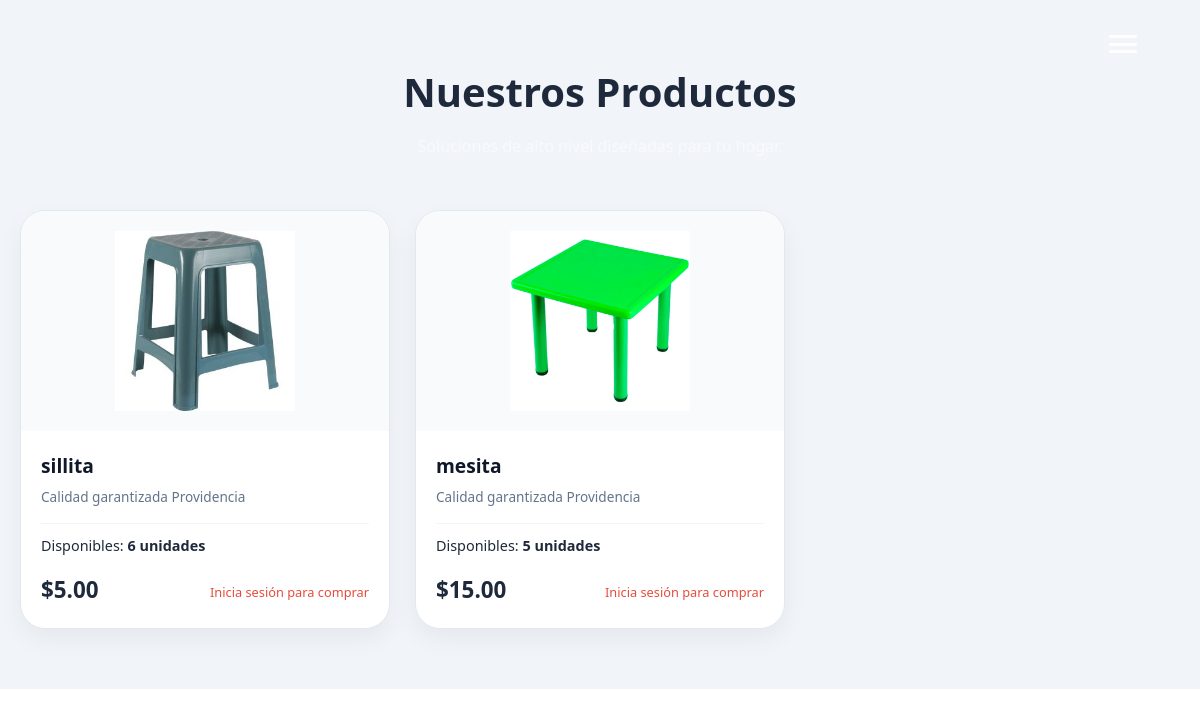
The page /index.php?action=ver_catalogo on the database as committed earlier.
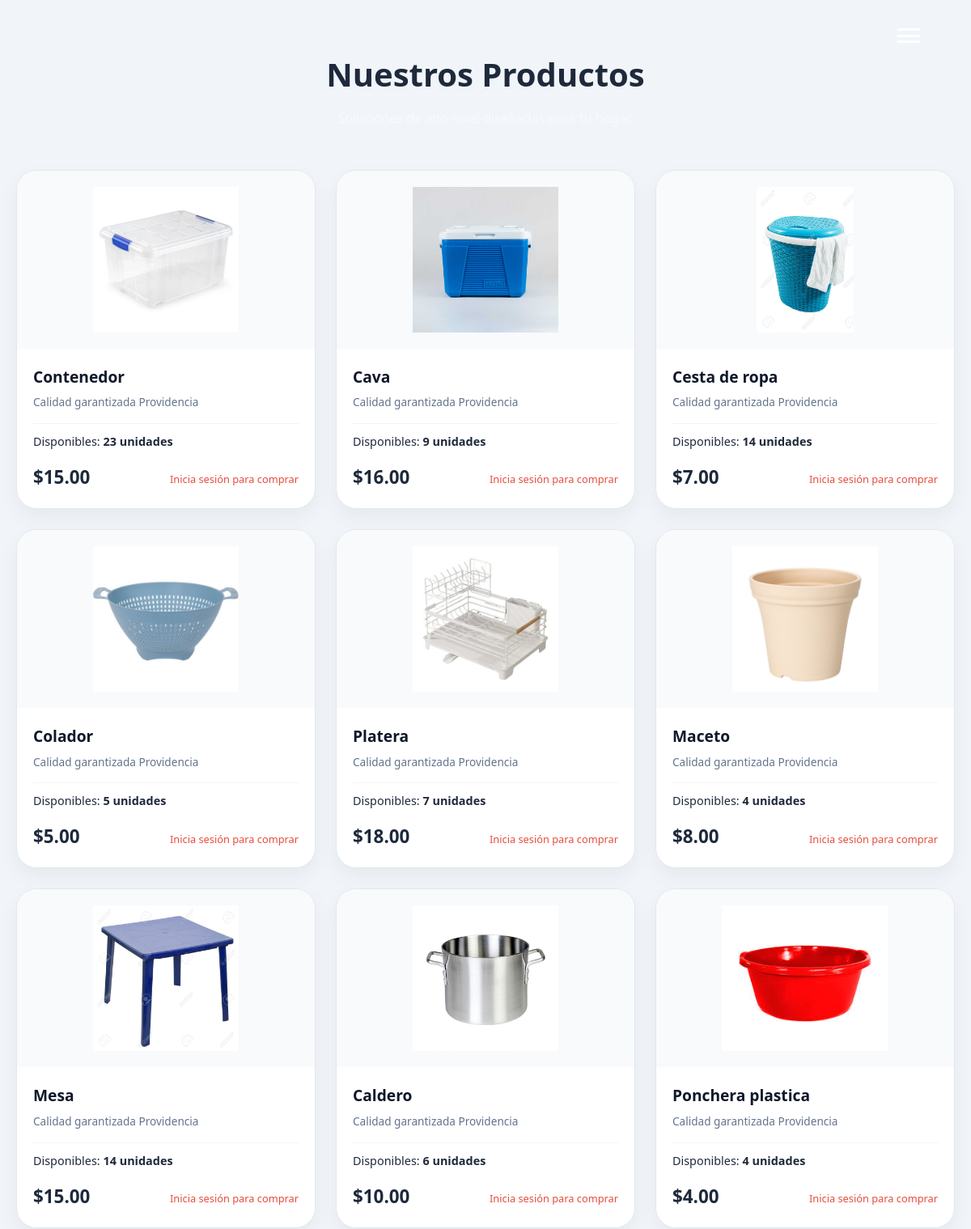
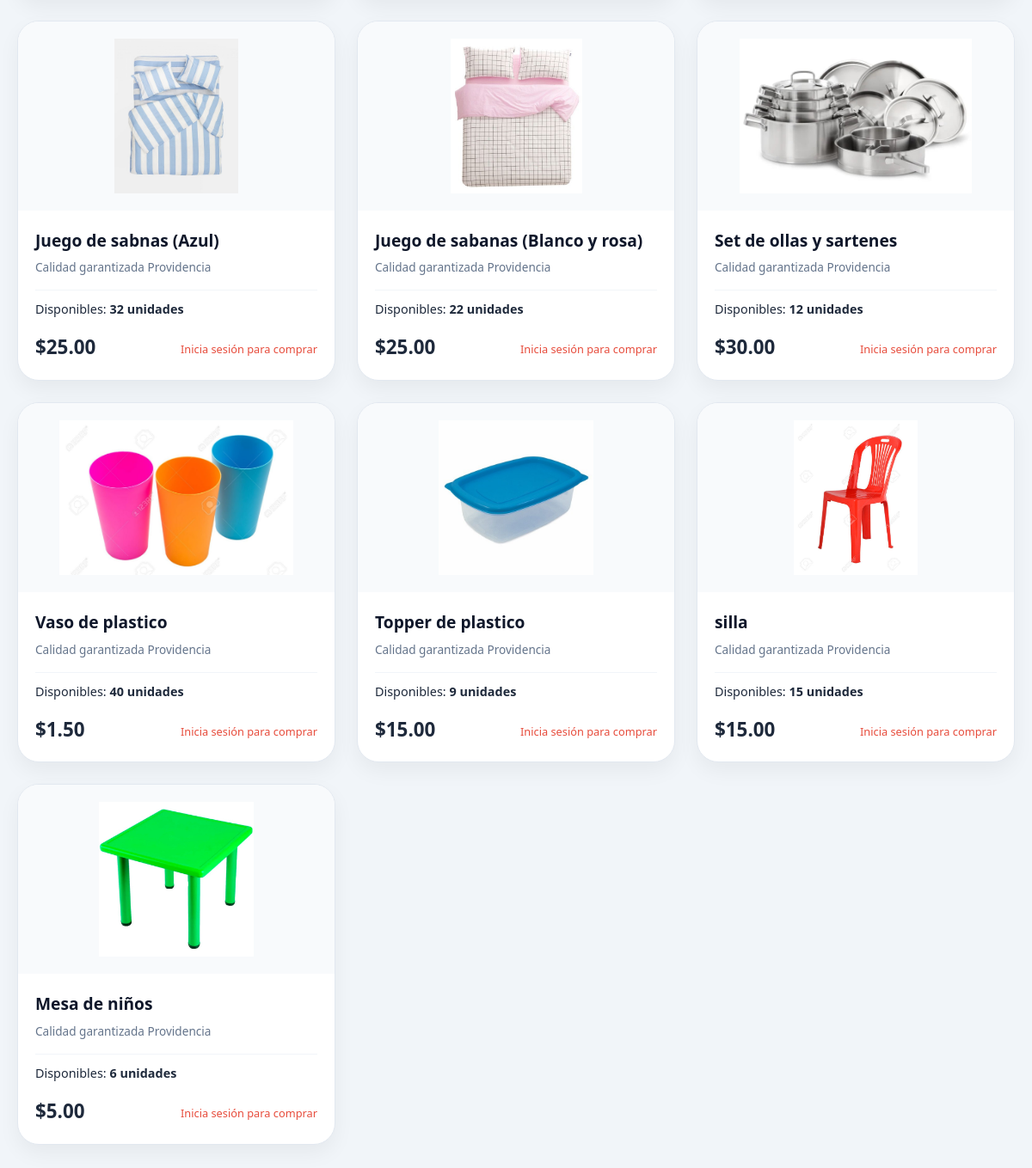
The same page on the database as committed later (2 pictures, top to bottom).
### tables this page shows
CREATE TABLE `productos` (
  `id` int(11) NOT NULL,
  `nombre_producto` varchar(150) NOT NULL,
  `descripcion` text DEFAULT NULL,
  `precio` decimal(10,2) NOT NULL,
  `stock` int(11) NOT NULL DEFAULT 0,
  `imagen` varchar(255) DEFAULT NULL,
  `id_categoria` int(11) DEFAULT NULL,
  `estado` int(11) DEFAULT 1
);

### controllers/AdminControllers.php (called while the page is built, shortened)
<?php
class AdminControllers {
    private $productoModelo;
    public function __construct() {
        require_once 'models/ProductoModel.php';
        $this->productoModelo = new ProductoModel();
    }
    public function catalogo() {
    $listaProductos = $this->productoModelo->obtenerProductos();
    require_once 'views/catalogo.php';
}
}

### config/db.php (called while the page is built)
<?php
class Database {
    public static function connect() {
        $host = "localhost";
        $db_name = "la_providencia";
        $user = "root";
        $pass = "";
        try {
            $conexion = new PDO("mysql:host=$host;dbname=$db_name", $user, $pass);
            $conexion->setAttribute(PDO::ATTR_ERRMODE, PDO::ERRMODE_EXCEPTION);
            return $conexion;
        } catch(PDOException $e) {
            die("Error de conexión: " . $e->getMessage());
        }
    }
}

### models/ProductoModel.php (called while the page is built, shortened)
<?php
require_once 'config/db.php';
class ProductoModel {
    private $db;
    public function __construct() {
        $this->db = Database::connect();
    }
    public function obtenerProductos() {
    $sql = "SELECT * FROM productos WHERE estado = 1 ORDER BY id DESC";
    $stmt = $this->db->prepare($sql);
    $stmt->execute();
    return $stmt->fetchAll(PDO::FETCH_OBJ);
}
}

### views/catalogo.php (the view)
<section class="contenedor-catalogo">
    <header class="encabezado-catalogo">
        <link rel="stylesheet" href="public/css/catalogo.css?v=<?php echo time(); ?>">
        <h2>Nuestros Productos</h2>
        <p>Soluciones de alto nivel diseñadas para tu hogar.</p>
    </header>
    <article class="grid-productos">
        <?php foreach ($listaProductos as $p): ?>
            <figure class="card-producto">
                <picture class="imagen-container">
                    <img src="public/uploads/<?php echo $p->imagen; ?>" alt="<?php echo $p->nombre_producto; ?>">
                </picture>
                <figcaption>
                    <h3><?php echo $p->nombre_producto; ?></h3>
                    <p class="calidad">Calidad garantizada Providencia</p>
                    <p class="stock">Disponibles: <strong><?php echo $p->stock; ?> unidades</strong></p>
                    <section class="info-compra">
                        <span class="precio">$<?php echo number_format($p->precio, 2); ?></span>
                        <?php if (isset($_SESSION["id_usuario"])): ?>
                            <form action="index.php" method="GET" style="margin-top: 10px; display: inline-block;">
                                <input type="hidden" name="action" value="agregar_carrito">
                                <input type="hidden" name="id" value="<?php echo $p->id; ?>">
                                <input type="hidden" name="nombre" value="<?php echo $p->nombre_producto; ?>">
                                <input type="hidden" name="precio" value="<?php echo $p->precio; ?>">
                                <input type="number" name="cantidad" value="1" min="1" max="<?php echo $p->stock; ?>"
                                       style="width: 45px; height: 35px; text-align: center; border: 1px solid #ccc; border-radius: 4px; vertical-align: middle;">
                                <button type="submit" class="btn-agregar" style="vertical-align: middle; cursor: pointer; border: none;">
                                    <span class="icon-carito">🛒</span> Agregar
                                </button>
                            </form>
                        <?php else: ?>
                            <a href="index.php?action=login_usuario" class="btn-login-comprar">
                                Inicia sesión para comprar
                            </a>
                        <?php endif; ?>
                    </section>
                </figcaption>
            </figure>
        <?php endforeach; ?>
    </article>
</section>

### views/layout/header.php (shortened to what this page needs)
<!DOCTYPE html>
<html lang="es">
<head>
    <link rel="stylesheet" href="https://cdnjs.cloudflare.com/ajax/libs/font-awesome/6.4.0/css/all.min.css">
    <link rel="stylesheet" href="public/css/styles.css?v=<?php echo time(); ?>">
    <link rel="stylesheet" href="public/css/header.css?v=<?php echo time(); ?>">
</head>
<body class="<?php echo ($action == 'nosotros') ? 'page-about' : ''; ?>">
    <header class="main-header">
        <nav class="nav-container">
            <section class="nav-actions">
                <?php if ($action !== 'inicio' && $action !== ''): ?>
                    <button class="menu-toggle" aria-label="Abrir menú">
                        <span></span>
                        <span></span>
                        <span></span>
                    </button>
                <?php endif; ?>
            </section>
        </nav>
    </header>
<?php
    if (isset($es_admin) && $es_admin === true):
?>
        <section class="panel-administracion layout-dashboard">
            <?php include __DIR__ . '/../sidebar.php'; ?>
            <main class="main-dashboard-content">
<?php else: ?>
        <main>
<?php endif; ?>

### index.php (shortened to what this page needs)
<?php
require_once 'config/db.php';
require_once 'controllers/AdminControllers.php';
$adminC = new AdminControllers();
$action = $_GET['action'] ?? 'inicio';
$acciones_admin = [
    'dashboard',
    'admin',
    'listado_productos',
    'formulario_producto',
    'guardar_producto',
    'editar',
    'actualizar_producto',
    'eliminar_producto',
    'seccion_graficos',
    'grafico_barras',
    'grafico_tortas'
];
$es_admin = isset($action) && in_array($action, $acciones_admin);
include 'views/layout/header.php';
echo '<main id="app">';
switch ($action) {
    case 'ver_catalogo':
        $adminC->catalogo();
        break;
}
echo '</main>';
?>

### public/css/styles.css (style rules this page uses)
html { scroll-behavior: smooth; scroll-padding-top: 80px; }
:root { --primary-blue: #0052d4; --soft-blue: #eef2ff; --dark-surface: #0f172a; --fondo-cristal: rgba(20, 20, 20, 0.4); --dark-body: #020617; --capa-hero: linear-gradient(135deg, rgba(255, 255, 255, 0.2) 0%, rgba(255, 255, 255, 0.4) 100%); --white-pure: #ffffff; --text-main: #f8fafc; --text-muted: #94a3b8; --main-font: 'Poppins', sans-serif; }
* { margin: 0; padding: 0; box-sizing: border-box; }
body { font-family: var(--main-font); color: var(--text-main); line-height: 1.6; -webkit-font-smoothing: antialiased; }

### public/css/header.css (style rules this page uses)
.main-header { position: fixed; top: 20px; left: 50%; transform: translateX(-50%); width: 92%; max-width: 1400px; background: #ffffff; border-radius: 100px; box-shadow: 0 10px 30px rgba(0, 0, 0, 0.06); z-index: 2000; padding: 15px 45px; box-sizing: border-box; transition: all 0.3s ease-in-out; }
.nav-container { display: flex; justify-content: space-between; align-items: center; width: 100%; }
.nav-actions { display: flex; align-items: center; gap: 24px; }
.main-header:has(.menu-toggle) { width: auto; left: auto; right: 4%; transform: none; padding: 15px; border-radius: 0; background: transparent !important; box-shadow: none !important; }
.menu-toggle { display: flex; flex-direction: column; justify-content: space-between; width: 28px; height: 18px; background: transparent !important; border: none !important; box-shadow: none !important; cursor: pointer; padding: 0; position: relative; z-index: 99999 !important; pointer-events: auto !important; background: transparent !important; background-image: none !important; }
.menu-toggle::before, .menu-toggle::after { content: none !important; display: none !important; }
.menu-toggle span { width: 100%; height: 3px; background-color: #ffffff !important; border-radius: 3px; transition: all 0.3s ease-in-out; }

### public/css/catalogo.css (style rules this page uses)
.contenedor-catalogo { background-color: #f1f5f9; padding: 60px 20px; font-family: 'Segoe UI', sans-serif; }
.encabezado-catalogo { text-align: center; margin-bottom: 50px; }
.encabezado-catalogo h2 { font-size: 2.5rem; color: #1e293b; margin-bottom: 10px; }
.grid-productos { display: grid; grid-template-columns: repeat(auto-fill, minmax(280px, 1fr)); gap: 25px; max-width: 1200px; margin: 0 auto; }
.card-producto { background: #ffffff; border-radius: 25px; box-shadow: 0 10px 25px rgba(0,0,0,0.05); overflow: hidden; transition: 0.3s; border: 1px solid #e2e8f0; margin: 0; }
.imagen-container { background: #f8fafc; height: 220px; display: flex; align-items: center; justify-content: center; padding: 20px; }
.card-producto img { max-width: 100%; max-height: 100%; object-fit: contain; }
.card-producto figcaption { padding: 20px; }
.card-producto h3 { font-size: 1.2rem; color: #0f172a; margin-bottom: 5px; }
.calidad { font-size: 0.85rem; color: #64748b; margin-bottom: 15px; }
.stock { font-size: 0.9rem; color: #1e293b; border-top: 1px solid #f1f5f9; padding-top: 10px; }
.info-compra { display: flex; justify-content: space-between; align-items: center; margin-top: 15px; }
.precio { font-size: 1.4rem; font-weight: bold; color: #1e293b; }
.btn-login-comprar { display: block; font-size: 0.8em; color: #e74c3c; text-decoration: none; margin-top: 5px; }

Rows that differ between the two databases and show on the page:
no longer on this page (row edited): productos: imagen (picture), nombre_producto "sillita", stock "6", precio "5.00"
removed productos: imagen (picture), nombre_producto "mesita", stock "5", precio "15.00"
added productos: imagen+nombre_producto (picture), nombre_producto "Contenedor", stock "23", precio "15.00"
added productos: imagen+nombre_producto (picture), nombre_producto "Cava", stock "9", precio "16.00"
added productos: imagen (picture), nombre_producto "Cesta de ropa", stock "14", precio "7.00"
added productos: imagen+nombre_producto (picture), nombre_producto "Colador", stock "5", precio "5.00"
added productos: imagen+nombre_producto (picture), nombre_producto "Platera", stock "7", precio "18.00"
added productos: imagen (picture), nombre_producto "Maceto", stock "4", precio "8.00"
added productos: imagen (picture), nombre_producto "Mesa", stock "14", precio "15.00"
added productos: imagen+nombre_producto (picture), nombre_producto "Caldero", stock "6", precio "10.00"
added productos: imagen (picture), nombre_producto "Ponchera plastica", stock "4", precio "4.00"
added productos: imagen (picture), nombre_producto "Juego de sabnas (Azul)", stock "32", precio "25.00"
added productos: imagen (picture), nombre_producto "Juego de sabanas (Blanco y rosa)", stock "22", precio "25.00"
added productos: imagen (picture), nombre_producto "Set de ollas y sartenes", stock "12", precio "30.00"
added productos: imagen (picture), nombre_producto "Vaso de plastico", stock "40", precio "1.50"
added productos: imagen (picture), nombre_producto "Topper de plastico", stock "9", precio "15.00"
added productos: imagen (picture), nombre_producto "silla", stock "15", precio "15.00"
added productos: imagen (picture), nombre_producto "Mesa de niños", stock "6", precio "5.00"
